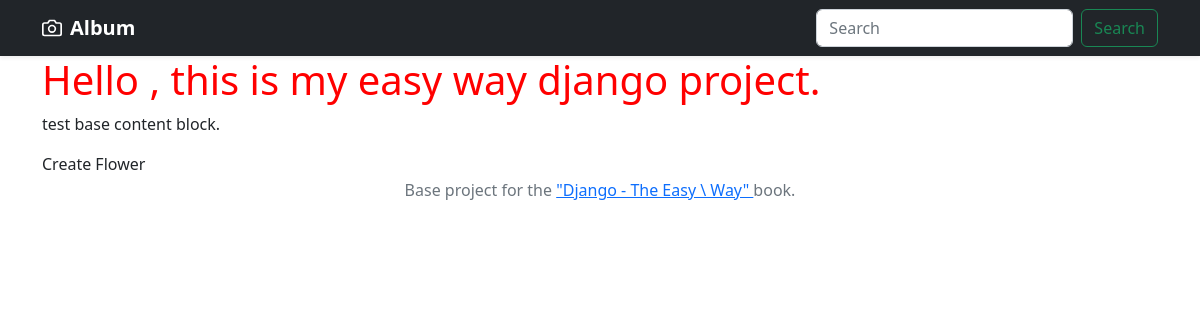
Page /tags/tag99 on the earlier database version.
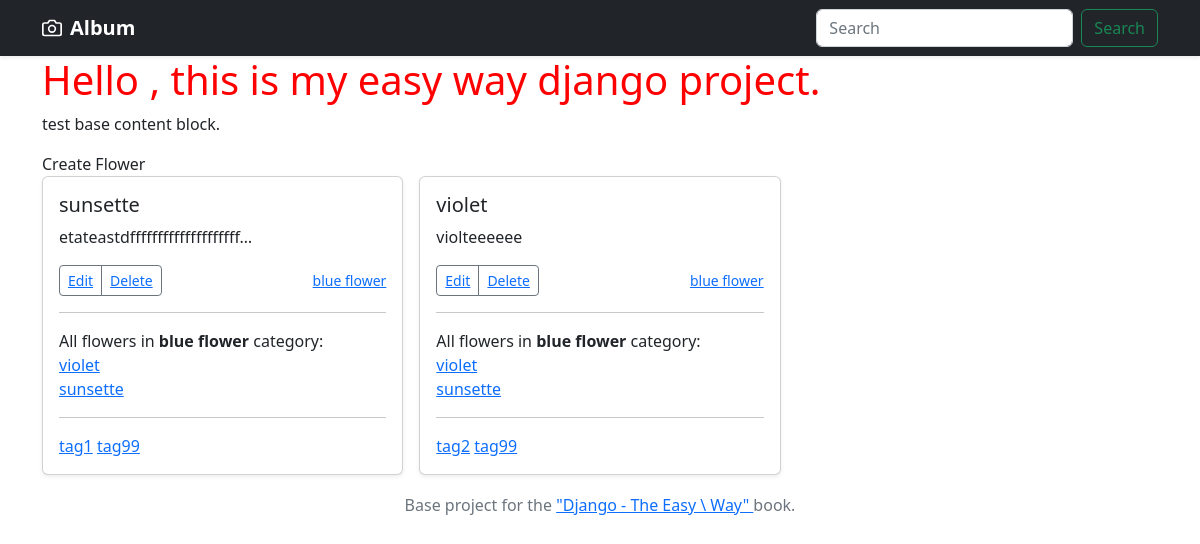
Same page on the later database version.
### myapp/models.py (models this page shows, shortened)
class Flower(models.Model):
    title = models.CharField(max_length=255, default='')
    description = models.TextField(default='')
    slug = models.SlugField(blank=True, default='')
    category = models.ForeignKey(Category, null=True, on_delete=models.PROTECT)
    tags = models.ManyToManyField(Tag)
    def __str__(self):
        return self.title

class Category(models.Model):
    title = models.CharField(max_length=255, default='')
    def __str__(self):
        return self.title

class Tag(models.Model):
    title = models.CharField(max_length=255, default='')
    slug = models.SlugField(blank=True, default='')
    def __str__(self):
        return self.title

### myapp/views.py (the view)
# urls.py: path('tags/<slug:slug>', myapp_views.tags, name='tags'),
def tags(request, slug=None):
    flowers = Flower.objects.filter(tags__slug=slug)
    return render(request, 'myapp/index.html', {'flowers': flowers})

### myapp/templates/myapp/index.html
{% extends 'base/base.html' %}
{% block content %}
<h1>Hello , this is my easy way django project.</h1>
<p>test base content block.</p>
        <a class="nav-link" href="flower/create/">
            Create Flower
        </a>
<div class="row row-cols-1 row-cols-sm-2 row-cols-md-3 g-3">
    {% for flower in flowers %}
    <div class="col">
        <div class="card shadow-sm">
            <div class="card-body">
                <h5 class="card-title">{{ flower.title }}</h5>
                <p class="card-text">{{ flower.description|truncatechars:30 }}</p>
                <div class="d-flex justify-content-between align-items-center">
                    <div class="btn-group">
                        <button type="button" class="btn btn-sm btn-outline-secondary"><a
                                href="{% url 'detail' flower.slug %}" class="card_link">Edit</a></button>
                        <button type="button" class="btn btn-sm btn-outline-secondary"><a
                                href="adminmyapp/flower/{{ flower.id }}/delete/" class="card_link">Delete</a></button>
                    </div>
                    <small class="text-muted"><a href="#" class="card_link">{{ flower.category }}</a></small>
                </div>
                <hr>
                All flowers in <strong>{{ flower.category }}</strong> category: <br>
                {% for flower_cate in flower.category.flower_set.all %}
                <a href="#" class="card_link">{{ flower_cate }}</a><br>
                {% endfor %}
                <hr>
                {% for tag in flower.tags.all %}
                <a href="{% url 'tags' tag.slug %}" class="card_link">{{ tag }}</a>
                {% endfor %}
            </div>
        </div>
    </div>
    {% endfor %}
</div>
{% endblock %}

Differences in the rows shown:
now on this page (row unchanged): Flower: title "sunsette", description "etateastdffffffffffffffffffff…", category "blue flower"
now on this page (row unchanged): Flower: title "violet", description "violteeeeee", category "blue flower"
now on this page (row edited): Tag: title "tag1", shown under "sunsette"
now on this page (row edited): Tag: title "tag99"
now on this page (row edited): Tag: title "tag2", shown under "violet"
